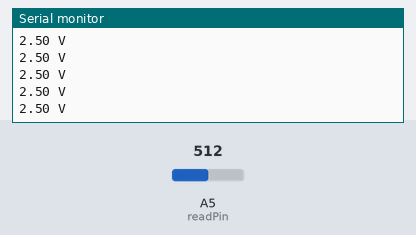
The sketch below on a simulated Arduino Uno, built with avr-gcc and run on an emulated ATmega328P. On the bench: the last lines printed to the serial monitor. The inputs (shaded band) are chosen by the test bench; at power-on: A5 (readPin) = 512.

Above: at 1.2 s.
1.3 s: A5 (readPin) set to 716
At 2.0 s:
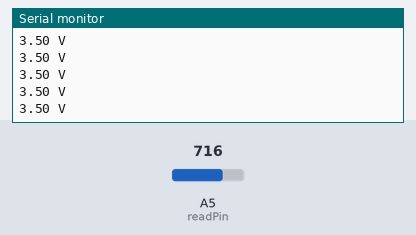
2.8 s: A5 (readPin) set to 900
At 3.8 s:
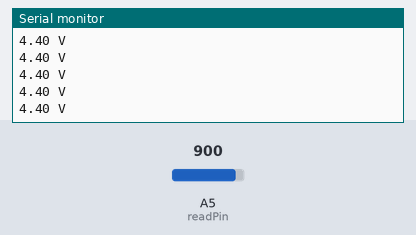
Timing chart, 0 to 5.8 s (numbered marks = the images above; inputs shaded):
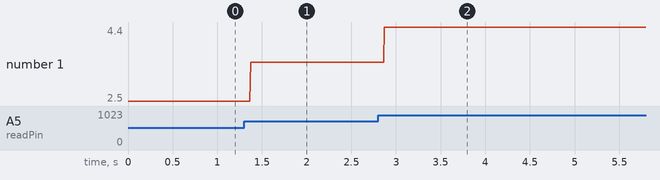

Measured:
- after the input at 1.3 s, the serial monitor: prints a new line after 0.07 s (image 1)
- after the input at 2.8 s, the serial monitor: prints a new line after 0.07 s (image 2)
- plotted number 1: 2.5 → 3.5 after the input at 1.3 s, 3.5 → 4.4 after the input at 2.8 s

The sketch:

Potentiometer_LED.ino
```cpp
int readPin = A5;
float calcVolt = 0.0;

void setup() {
  // put your setup code here, to run once:
  pinMode(readPin, INPUT);
  Serial.begin(9600);
}

void loop() {
  // put your main code here, to run repeatedly:
  calcVolt = 5.0/ 1023 * (analogRead(readPin));
  Serial.print(calcVolt);
  Serial.println(" V");


}
```
